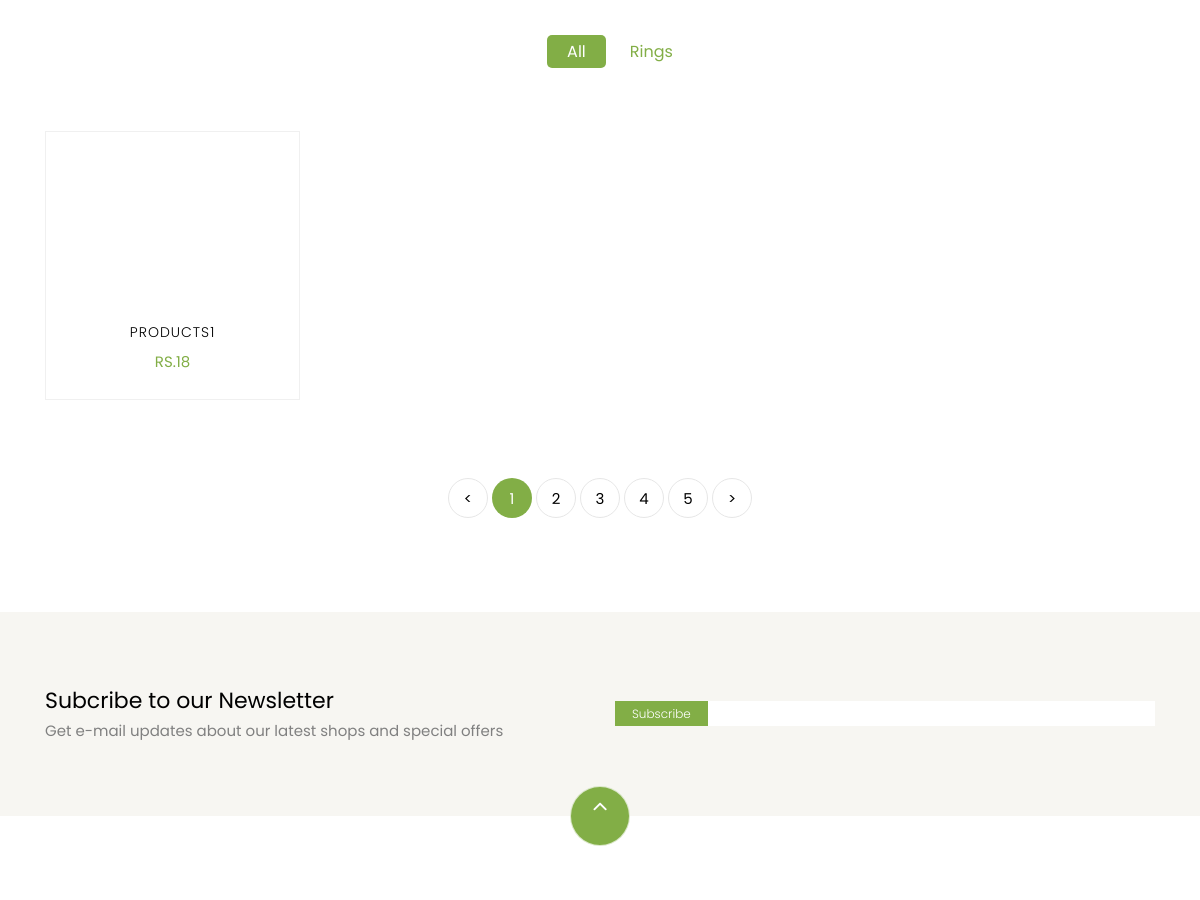
/shop/category/Rings (middle part), run on an earlier commit of the app's database.
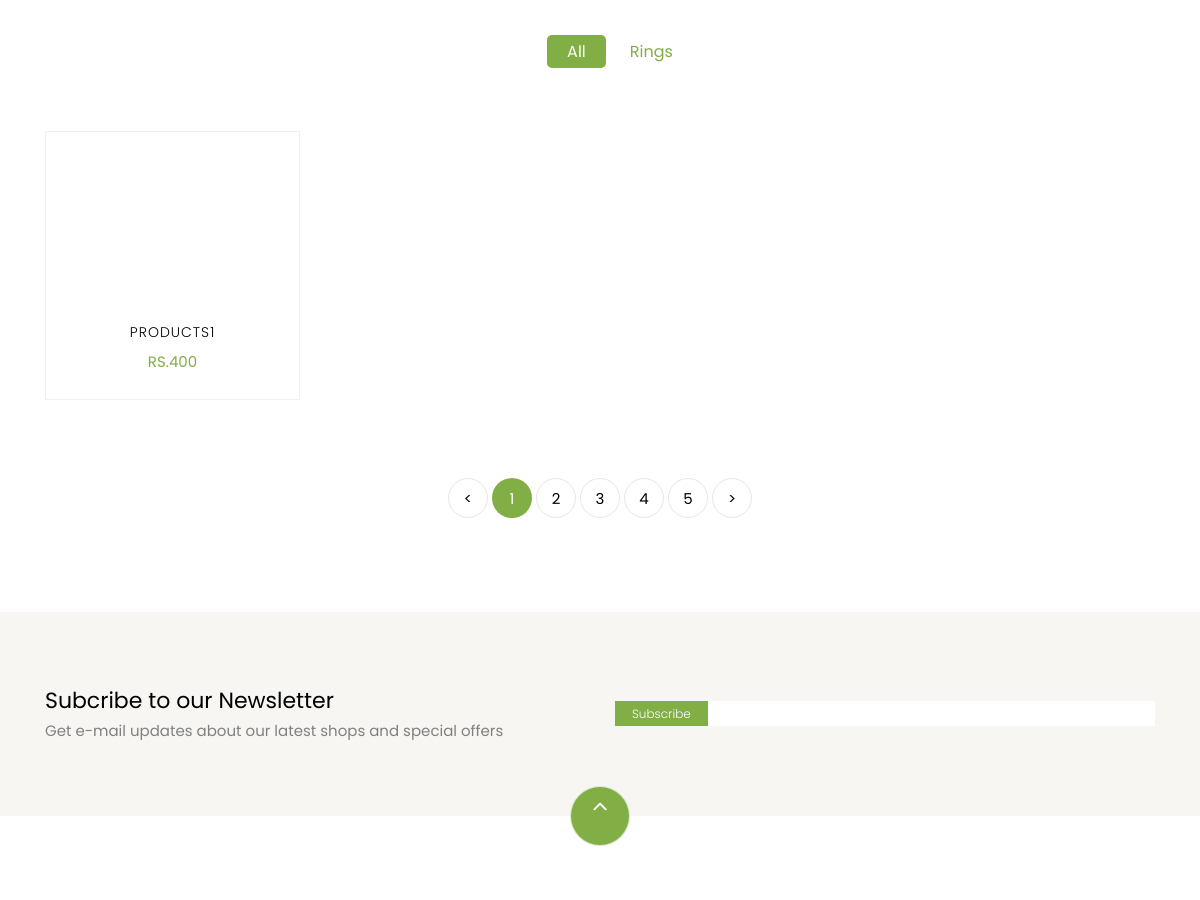
And on a later commit of the database.
### shop/models.py (models this page shows, shortened)
class Product(models.Model):
    name = models.CharField(max_length=100)
    photo = models.ImageField(upload_to='products')
    price = models.IntegerField()
    details = models.TextField()
    category = models.ForeignKey(Category, on_delete=models.CASCADE)
    author = models.ForeignKey(AuthorProfile, on_delete=models.CASCADE)
    is_draft = models.BooleanField(default=False)
    date = models.DateTimeField(auto_now_add=True)
    inventory = models.IntegerField(default=1)

### shop/views.py (the view)
# urls.py: path('category/<str:category_name>', views.category, name='category'),
def category(request, category_name):
    category = get_object_or_404(Category, name=category_name)
    products = Product.objects.filter(category=category)
    return render(request, "shop/category.html", {'category': category, 'products': products})

### cart/cart_context_processors.py (called while the page is built)
def cart_item_count(request):
    if request.user.is_authenticated:
        cart, created = Cart.objects.get_or_create(user=request.user)
        return {'cart_item_count': cart.items.count()}
    else:
        return {'cart_item_count': 0}

### templates/shop/category.html (shortened to what this page needs)
{% extends 'base/base.html' %}
{% load static %}
{% block content %}
    <section class="ftco-section">
    	<div class="container">
    		<div class="row justify-content-center">
    			<div class="col-md-10 mb-5 text-center">
    				<ul class="product-category">
    					<li><a href="#" class="active">All</a></li>
    					<li><a href="#">{{ category.name}}</a></li>
    				</ul>
    			</div>
    		</div>
    		<div class="row">
          {% if products %}
          {% for product in products %}
    			<div class="col-md-6 col-lg-3 ftco-animate">
    				<div class="product">
    					<a href="{% url 'shop:product-details' product.id %}" class="img-prod"><img class="img-fluid" src="{{ product.photo.url }}" alt="Colorlib Template">
    					</a>
    					<div class="text py-3 pb-4 px-3 text-center">
    						<h3><a href="{% url 'shop:product-details' product.id %}">{{ product.name }}</a></h3>
    						<div class="d-flex">
    							<div class="pricing">
		    						<p class="price"><span>RS.{{ product.price }}</span></p>
		    					</div>
	    					</div>
    					</div>
    				</div>
    			</div>
          {% endfor %}
          {% else %}
          <p>There is No Product Here!</p>
          {% endif %}
    		</div>
    		<div class="row mt-5">
          <div class="col text-center">
            <div class="block-27">
              <ul>
                <li><a href="#">&lt;</a></li>
                <li class="active"><span>1</span></li>
                <li><a href="#">2</a></li>
                <li><a href="#">3</a></li>
                <li><a href="#">4</a></li>
                <li><a href="#">5</a></li>
                <li><a href="#">&gt;</a></li>
              </ul>
            </div>
          </div>
        </div>
    	</div>
    </section>
{% endblock %}

What changed in the data, as far as the page shows it:
changed Product "PRODUCTS1": price "18" → "400"
